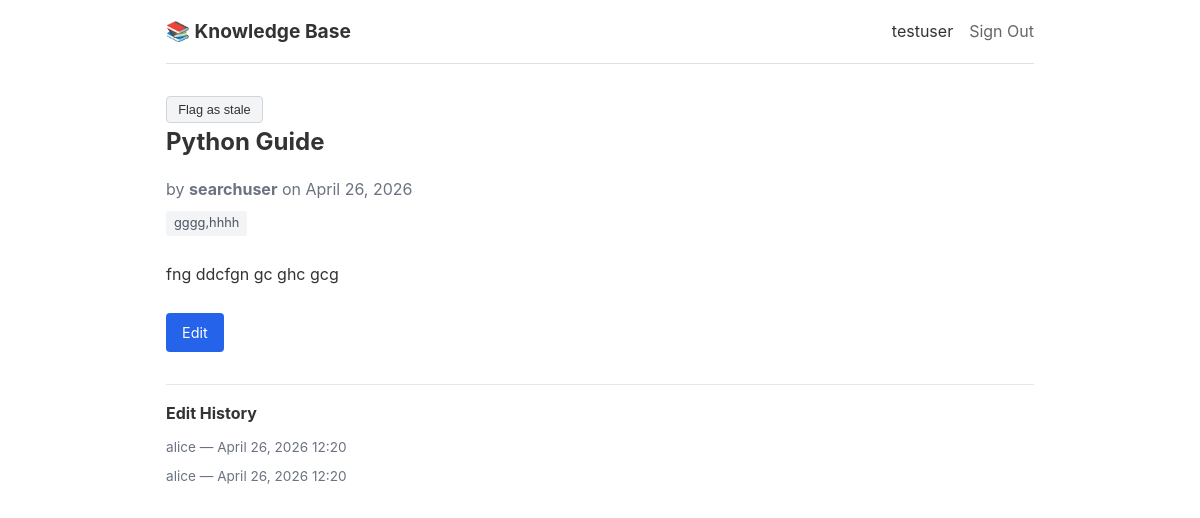
/articles/21 (signed in), run on the app's committed database.
### app/models/user.py (models this page shows)
class User(Base):
    __tablename__ = "users"
    id: Mapped[int] = mapped_column(primary_key=True, autoincrement=True)
    name: Mapped[str] = mapped_column(String(100), unique=True, nullable=False)
    created_at: Mapped[datetime] = mapped_column(
        default=lambda: datetime.now(timezone.utc)
    )
    articles = relationship("Article", back_populates="author")
    edits = relationship("EditLog", back_populates="editor")

### app/models/article.py (models this page shows)
class Article(Base):
    __tablename__ = "articles"
    id: Mapped[int] = mapped_column(primary_key=True, autoincrement=True)
    title: Mapped[str] = mapped_column(String(200), nullable=False)
    body: Mapped[str] = mapped_column(Text, nullable=False)
    author_id: Mapped[int] = mapped_column(ForeignKey("users.id"), nullable=False)
    is_stale: Mapped[bool] = mapped_column(default=False)
    created_at: Mapped[datetime] = mapped_column(
        default=lambda: datetime.now(timezone.utc)
    )
    updated_at: Mapped[datetime] = mapped_column(
        default=lambda: datetime.now(timezone.utc),
        onupdate=lambda: datetime.now(timezone.utc),
    )
    author = relationship("User", back_populates="articles")
    tags = relationship("Tag", secondary=article_tag, lazy="selectin")
    edit_logs = relationship(
        "EditLog", back_populates="article", order_by="EditLog.edited_at.desc()"
    )

### app/models/tag.py (models this page shows)
class Tag(Base):
    __tablename__ = "tags"
    id: Mapped[int] = mapped_column(primary_key=True, autoincrement=True)
    name: Mapped[str] = mapped_column(String(50), unique=True, nullable=False)

### app/models/edit_log.py (models this page shows)
class EditLog(Base):
    __tablename__ = "edit_logs"
    id: Mapped[int] = mapped_column(primary_key=True, autoincrement=True)
    article_id: Mapped[int] = mapped_column(
        ForeignKey("articles.id", ondelete="CASCADE"), nullable=False
    )
    editor_id: Mapped[int] = mapped_column(ForeignKey("users.id"), nullable=False)
    edited_at: Mapped[datetime] = mapped_column(
        default=lambda: datetime.now(timezone.utc)
    )
    article = relationship("Article", back_populates="edit_logs")
    editor = relationship("User", back_populates="edits")

### app/routes/articles.py (the view)
@router.get("/articles/{article_id}", name="article_detail")
def get_article_detail(
    request: Request,
    article_id: int,
    db: Session = Depends(get_db),
):
    user = get_current_user(request, db)
    if user is None:
        return RedirectResponse(url="/signin", status_code=303)
    article = get_article(db, article_id)
    if article is None:
        return HTMLResponse("Article not found", status_code=404)
    rendered_body = render_markdown(article.body)
    return templates.TemplateResponse(
        request,
        "articles/detail.html",
        context={
            "user": user,
            "article": article,
            "rendered_body": rendered_body,
        },
    )

### app/templates/articles/detail.html (shortened to what this page needs)
{% extends "base.html" %}
{% block content %}
<article data-testid="article-detail">
    <div id="stale-banner" data-testid="stale-banner">
        {% include "partials/stale_banner.html" %}
    </div>
    <h1 data-testid="article-title">{{ article.title }}</h1>
    <div class="article-meta" data-testid="article-meta">
        <span>by <strong>{{ article.author.name }}</strong></span>
        <span>on {{ article.created_at.strftime("%B %d, %Y") }}</span>
    </div>
    <div class="article-tags" data-testid="article-tags">
        {% for tag in article.tags %}
            <a
                href="/?tag={{ tag.name }}"
                class="tag"
                data-testid="article-tag-{{ tag.name }}"
            >{{ tag.name }}</a>
        {% endfor %}
    </div>
    <div class="article-body" data-testid="article-body">
        {{ rendered_body | safe }}
    </div>
    <div class="article-actions">
        <a href="/articles/{{ article.id }}/edit" class="btn" data-testid="edit-article-button">Edit</a>
    </div>
    {% if article.edit_logs %}
    <div class="edit-history" data-testid="edit-history">
        <h3>Edit History</h3>
        <ul>
            {% for log in article.edit_logs %}
                <li data-testid="edit-log-entry">
                    {{ log.editor.name }} — {{ log.edited_at.strftime("%B %d, %Y %H:%M") }}
                </li>
            {% endfor %}
        </ul>
    </div>
    {% endif %}
</article>
{% endblock %}

### app/templates/base.html (shortened to what this page needs)
<!DOCTYPE html>
<html lang="en">
<head>
    <link rel="stylesheet" href="/static/style.css">
</head>
<body>
    <nav data-testid="main-nav">
        <div class="nav-brand">
            <a href="/" data-testid="nav-home-link">📚 Knowledge Base</a>
        </div>
        <div class="nav-links">
            {% if request.session.get("user_id") %}
                <span data-testid="nav-user-name">{{ request.session.get("user_name", "") }}</span>
                <a href="/signout" data-testid="nav-signout-link">Sign Out</a>
            {% else %}
                <a href="/signin" data-testid="nav-signin-link">Sign In</a>
            {% endif %}
        </div>
    </nav>
    <main>
        {% block content %}{% endblock %}
    </main>
</body>
</html>

### app/templates/partials/stale_banner.html (shortened to what this page needs)
<div id="stale-banner" data-testid="stale-banner">
    <button
        hx-post="/articles/{{ article.id }}/stale"
        hx-target="#stale-banner"
        hx-swap="outerHTML"
        class="btn-small"
        data-testid="stale-toggle-button"
    >
        {% if article.is_stale %}Remove stale flag{% else %}Flag as stale{% endif %}
    </button>
</div>

### app/static/style.css (style rules this page uses)
* { margin: 0; padding: 0; box-sizing: border-box; }
body { font-family: -apple-system, BlinkMacSystemFont, "Segoe UI", Roboto, sans-serif; line-height: 1.6; color: #333; max-width: 900px; margin: 0 auto; padding: 0 1rem; }
nav { display: flex; justify-content: space-between; align-items: center; padding: 1rem 0; border-bottom: 1px solid #e0e0e0; margin-bottom: 2rem; }
.nav-brand a { font-size: 1.2rem; font-weight: bold; text-decoration: none; color: #333; }
.nav-links { display: flex; gap: 1rem; align-items: center; }
.nav-links a { color: #666; text-decoration: none; }
main { padding-bottom: 3rem; }
h1 { margin-bottom: 1rem; }
.btn { display: inline-block; padding: 0.5rem 1rem; background: #2563eb; color: #fff; text-decoration: none; border-radius: 4px; border: none; cursor: pointer; font-size: 0.9rem; }
.btn-small { padding: 0.3rem 0.7rem; font-size: 0.8rem; background: #f3f4f6; color: #333; border: 1px solid #d1d5db; border-radius: 4px; cursor: pointer; }
.tag { display: inline-block; padding: 0.15rem 0.5rem; background: #f3f4f6; border-radius: 3px; font-size: 0.8rem; color: #4b5563; text-decoration: none; }
.article-meta { color: #6b7280; margin-bottom: 0.5rem; }
.article-tags { margin-bottom: 1rem; display: flex; gap: 0.3rem; }
.article-body { margin: 1.5rem 0; line-height: 1.8; }
.article-actions { margin: 1.5rem 0; }
.edit-history { margin-top: 2rem; border-top: 1px solid #e5e7eb; padding-top: 1rem; }
.edit-history h3 { font-size: 1rem; margin-bottom: 0.5rem; }
.edit-history ul { list-style: none; }
.edit-history li { font-size: 0.85rem; color: #6b7280; padding: 0.2rem 0; }

### data on the page
User: session.get "testuser"
Article: title "Python Guide", created_at "April 26, 2026", body "fng ddcfgn gc ghc gcg"
User: author.name "searchuser"
Tag: name "gggg,hhhh"
EditLog: editor.name "alice", edited_at "April 26, 2026 12:20"
EditLog: editor.name "alice", edited_at "April 26, 2026 12:20"
